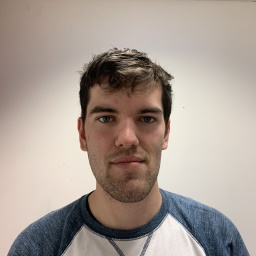
#> input picture FinalProject/photos/preprocessed/train/IMG_1512.jpg, 256 x 256 px; its folder holds only this picture in this run
$ jupyter execute --allow-errors FaceRecognition.ipynb
#> lines starting #> are read from the running program, lines starting #| are printed output that depends on the picture; after the words box and inside, x2 and y2 are one past the last pixel; in counts of white or black regions, pixels touching at a corner belong together
# 4 - Face Recognition
### Imports

[cell 1]
# basic
import os
import cv2
import cvlib as cv
import numpy as np
import matplotlib.pyplot as plt

# SkLearn
from sklearn.mixture import GaussianMixture
from sklearn.neighbors import NearestNeighbors
from sklearn.metrics import confusion_matrix, accuracy_score
from skimage.feature import hog, local_binary_pattern
from sklearn.decomposition import PCA

# constants
num_components=100     # TODO choose the appropriate number for K

### File Load

[cell 2]
trainDir = "photos/preprocessed/train/"
trainHeadshots = np.empty((75, 256, 256, 3), dtype=np.uint8)
# trainBoundingBoxes = np.uint8(np.loadtxt(trainDir + "faceBoxes.txt"))
trainBoundingBoxes = np.empty((75, 4), dtype=np.uint8)
labels = np.repeat(np.array([0, 1, 2, 3, 4]), 15)
names = ["Tre", "Jude", "Anna", "Alex", "Nilou"]

print("Training Images")
plt.figure(figsize=(20, 10))
#> (the rest of this cell did not finish here and is left out)

## 4.1 - Training: Building Vocabulary

[cell 3]
# create SIFT object
sift = cv2.xfeatures2d.SIFT_create()

# holder variables for keypoints, descriptors
trainKeypoints =  []
trainDescriptors = []

# randomly select 10 images to display
dispImages = np.random.randint(0, labels.shape[0], 10)

displayedImages = 1
plt.figure(figsize=(20, 8))
for index, (headshot, boundingBox, label) in enumerate(zip(trainHeadshots, trainBoundingBoxes, labels)):
    mask = np.zeros(headshot.shape[:2], dtype=np.uint8)
    cv2.rectangle(mask, (boundingBox[0], boundingBox[1]), (boundingBox[2], boundingBox[3]), (255), thickness=-1)
    keypoints, descriptors = sift.detectAndCompute(headshot, mask)

    # save
    trainKeypoints.append(keypoints)
    trainDescriptors.append(descriptors)

    if index in dispImages:
        headshot_display = headshot.copy()
        cv2.drawKeypoints(headshot, keypoints, headshot_display, flags=cv2.DRAW_MATCHES_FLAGS_DRAW_RICH_KEYPOINTS)
        plt.subplot(2, 5, displayedImages), plt.imshow(headshot_display), plt.title(names[label])
        plt.xticks([]), plt.yticks([])
        displayedImages += 1
#> headshot_display: shape (256, 256, 3); every value is 0
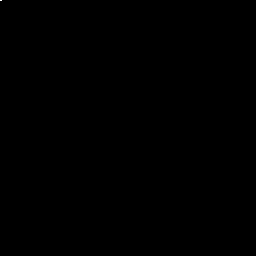
#> mask: shape (256, 256); 0% white in thin lines or dots, all inside (x1, y1, x2, y2) = (0, 0, 2, 1)
#> after the loop, displayedImages = 10
plt.show()

[cell 4]
# descriptors = list of feature descriptors
# emModel = pre-trained GMM model
def buildHistograms(descriptors, emModel):
    histograms = []
    for descriptor in descriptors:
        histogram = np.zeros(len(em.means_))
        for i in emModel.predict(descriptor):
            histogram[i] += 1.0
        histograms.append(histogram)
    return histograms

# cluster descriptors into K clusters using the Gaussian Mixture model
em = GaussianMixture(n_components=num_components)
#> (the rest of this cell did not finish here and is left out)

## 4.2 - Testing: Face Recognition

[cell 5]
# create SIFT object
sift = cv2.xfeatures2d.SIFT_create()

# holder variables for keypoints, descriptors, and labels
testKeypoints =  []
testDescriptors = []

#> (the rest of this cell did not finish here and is left out)

[cell 6]
# trnHistList = the list of histograms of your training set (used to fit the nearest neighbour classifier)
# tstHistList = the list of histograms of your test set (the histograms you'd like to classify)
# numNeighbours = number of nearest neighbours you'd like to consider when determining the label
def findNearestNeighbour(trnHistList, tstHistList, numNeighbours=1):
    predictedLabels = []

    nn = NearestNeighbors(n_neighbors=numNeighbours)
    nn.fit(trnHistList)

    for histogram in tstHistList:
        dist, result = nn.kneighbors([histogram])
        predictedLabels.append(labels[result[0][0]])

    return predictedLabels

## 4.2.1 - Evaluation

#> (a cell that did not finish here is left out)

## Data Export

#> (a cell that did not finish here is left out)

# 4.3 - Experiments
## 4.3.1 - Experiment 1: HoG and LBP Cell Size Variation
### HoG and LBP Descriptor Extraction

[cell 9]
oBins = 9
blockSize = (2, 2)

cellSizes = [3, 4, 5]
trnHoGFeatures = ([], [], [])
tstHoGFeatures = ([], [], [])

radii = [2, 5, 7]
trnLBPFeatures = ([], [], [])
tstLBPFeatures = ([], [], [])

#> (the rest of this cell did not finish here and is left out)

### Evaluation of HoG and LBP Vocabularies

[cell 10]
recognitionRatesHoG = np.zeros(3)
predictedLabelsHoG = np.empty((3, 75))
recognitionRatesLBP = np.zeros(3)
predictedLabelsLBP = np.empty((3, 75))

#> (the rest of this cell did not finish here and is left out)

### Comparison of HoG and LBP Performance
The HoG vocabulary performs best when the cell size is set at 4, while the LBP vocabulary performs best when its radius is set to 7. The HoG vocabulary's best performance is better than the LBP vocabulary's best performance, so HoG with a cell size of 4 will be used moving forward.

TODO explain why this result happened.

TODO consider whether the massive regularization on the LBP GMM might be decreasing its performance.

## 4.3.2 - Experiment #2: Patch Size Variation

[cell 11]
oBins = 9
blockSize = (2, 2)
bestCellSize = 4
patchSizes = [2, 7, 12]

trnHoGPatches = ([], [], [])
tstHoGPatches = ([], [], [])

#> (the rest of this cell did not finish here and is left out)

TODO explain why this patch size result in the best performance.

## 4.3.3 - Experiment #3: Harris Corner Feature Extraction

[cell 12]
# Harris parameters (TODO fine-tune to optimize performance)
harrisBlock = 2
harrisKernel = 3
harrisK = 0.04
harrisThreshold = 0.01

# holder variables for (x, y) locations of keypoints
trainKeypointsHarris =  []
testKeypointsHarris = []

#> (the rest of this cell did not finish here and is left out)

## 5 - Eigenfaces

[cell 13]
# experimented with a various number of principal components (8 components gave the best recognition rate)
pca_components = 8

# convert (face area of) images to greyscale
# TODO convert only the face area instead of entire image (need a standard head size for that)
X_trn = np.empty((75, 256 * 256))
X_tst = np.empty((75, 256 * 256))
#> (the rest of this cell did not finish here and is left out)

## 6 - Face Tagging

[cell 14]
# TODO

## Experimental Area (TODO remove later)

[cell 15]
img = trainHeadshots[0]

hist_color = []
for i in range(0, img.shape[2]):
    hist_color.append(cv2.calcHist([img], [i], None, [256], [0,256]))

print("Image pixel count = " + str(img.shape[0]*img.shape[1]))
print("hist_color[R] pixel count = " + str(sum(hist_color[0])))
#| hist_color[R] pixel count = [65536.]
print("hist_color[G] pixel count = " + str(sum(hist_color[1])))
#| hist_color[G] pixel count = [65536.]
print("hist_color[B] pixel count = " + str(sum(hist_color[2])))
#| hist_color[B] pixel count = [65536.]

# display histograms
plt.figure(figsize=(15,5))
colors = ['r', 'g', 'b']
for i in range(0, img.shape[2]):
    plt.plot(hist_color[i], color=colors[i])
plt.title("RGB Histogram"), plt.xlim([0,256]), plt.ylim(0)
plt.minorticks_on()
plt.grid(which='major', linestyle='-', linewidth='0.5')
plt.grid(which='minor', linestyle=':', linewidth='0.5')
plt.show()
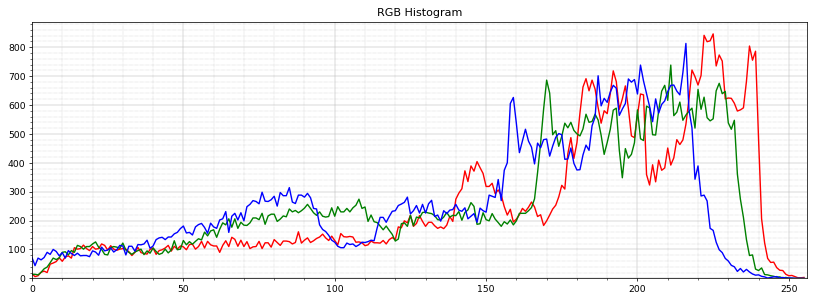
#> figure drawn by matplotlib, 1 panel; curve peaks at x = 225, y = 846; curve peaks at x = 211, y = 738; curve peaks at x = 216, y = 813

$ run again, on FinalProject/photos/preprocessed/train/IMG_1517.jpg
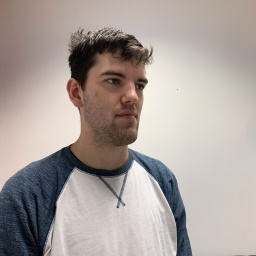
#> input picture FinalProject/photos/preprocessed/train/IMG_1517.jpg, 256 x 256 px
#> after the loop `for index, (headshot, boundingBox, label) in enumerate(zip(trainHeadsh..`:
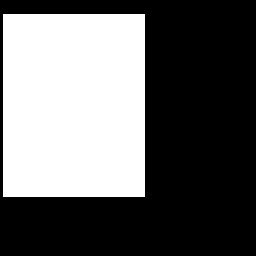
#> mask: shape (256, 256); 39.7% white; 1 white region, box (x1, y1, x2, y2) and area: (3, 14, 145, 197) 25986
#| hist_color[R] pixel count = [65536.]
#| hist_color[G] pixel count = [65536.]
#| hist_color[B] pixel count = [65536.]
#> `plt.show()`:
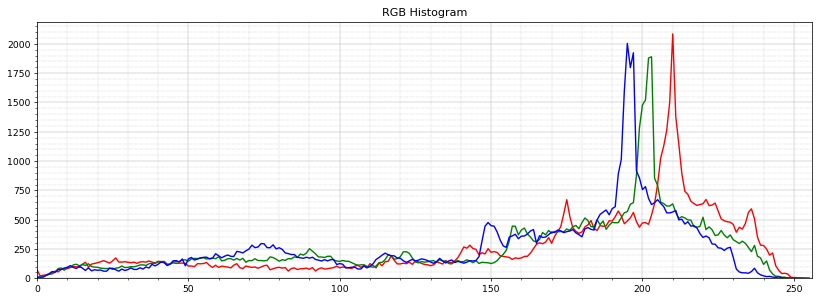
#> figure drawn by matplotlib, 1 panel; curve peaks at x = 210, y = 2085; curve peaks at x = 203, y = 1890; curve peaks at x = 195, y = 2004

$ run again, on FinalProject/photos/preprocessed/train/IMG_1518.jpg
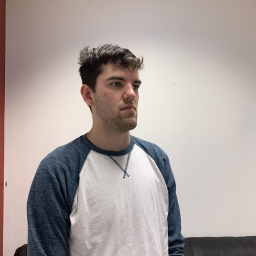
#> input picture FinalProject/photos/preprocessed/train/IMG_1518.jpg, 256 x 256 px
#> after the loop `for index, (headshot, boundingBox, label) in enumerate(zip(trainHeadsh..`:
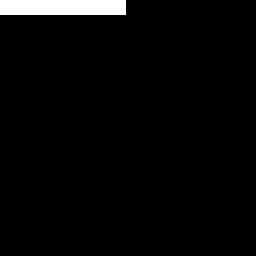
#> mask: shape (256, 256); 2.9% white; 1 white region, box (x1, y1, x2, y2) and area: (0, 0, 126, 15) 1890
#| hist_color[R] pixel count = [65536.]
#| hist_color[G] pixel count = [65536.]
#| hist_color[B] pixel count = [65536.]
#> `plt.show()`:
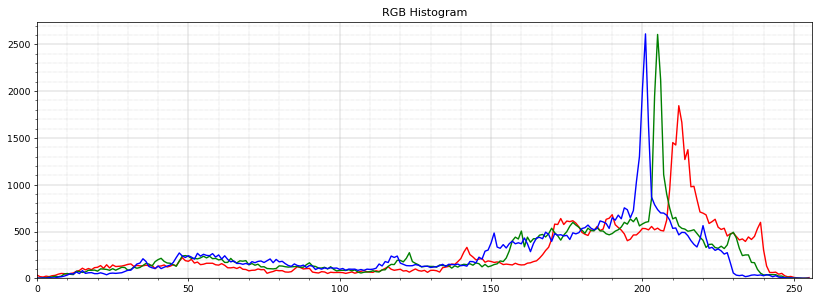
#> figure drawn by matplotlib, 1 panel; curve peaks at x = 212, y = 1844; curve peaks at x = 205, y = 2605; curve peaks at x = 201, y = 2611

$ run again, on FinalProject/photos/preprocessed/train/IMG_1519.jpg
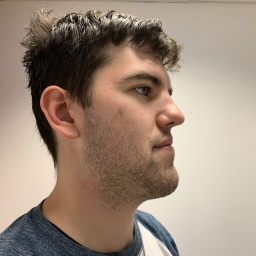
#> input picture FinalProject/photos/preprocessed/train/IMG_1519.jpg, 256 x 256 px
#> after the loop `for index, (headshot, boundingBox, label) in enumerate(zip(trainHeadsh..`:
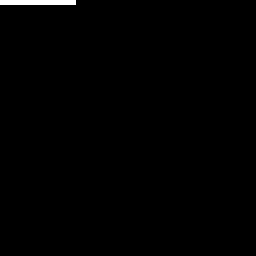
#> mask: shape (256, 256); 0.58% white; 1 white region, box (x1, y1, x2, y2) and area: (0, 0, 76, 5) 380
#| hist_color[R] pixel count = [65536.]
#| hist_color[G] pixel count = [65536.]
#| hist_color[B] pixel count = [65536.]
#> `plt.show()`:
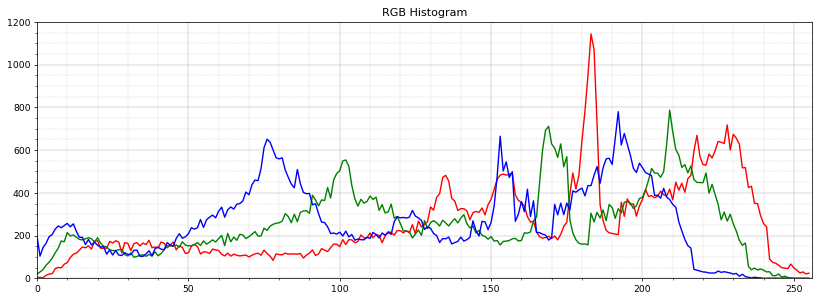
#> figure drawn by matplotlib, 1 panel; curve peaks at x = 183, y = 1144; curve peaks at x = 209, y = 787; curve peaks at x = 192, y = 780

$ run again, on FinalProject/photos/preprocessed/train/IMG_1514.jpg
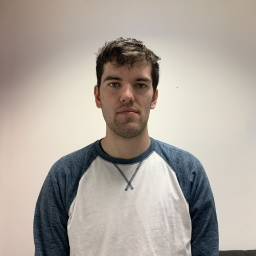
#> input picture FinalProject/photos/preprocessed/train/IMG_1514.jpg, 256 x 256 px
#> after the loop `for index, (headshot, boundingBox, label) in enumerate(zip(trainHeadsh..`:
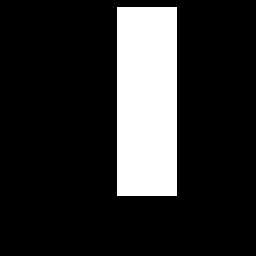
#> mask: shape (256, 256); 17.3% white; 1 white region, box (x1, y1, x2, y2) and area: (117, 7, 177, 196) 11340
#| hist_color[R] pixel count = [65536.]
#| hist_color[G] pixel count = [65536.]
#| hist_color[B] pixel count = [65536.]
#> `plt.show()`:
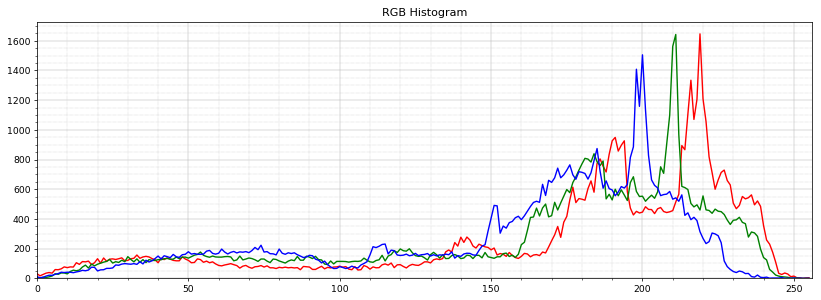
#> figure drawn by matplotlib, 1 panel; curve peaks at x = 219, y = 1646; curve peaks at x = 211, y = 1642; curve peaks at x = 200, y = 1505
